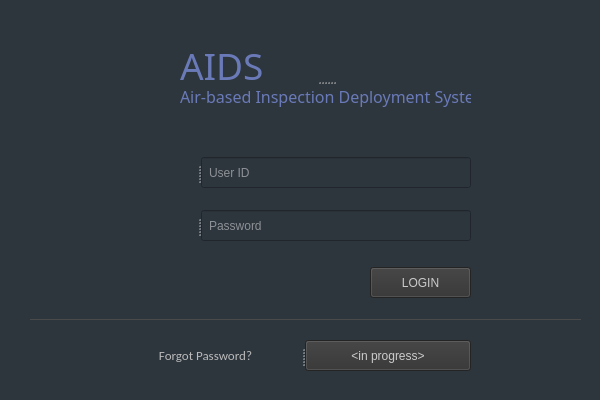
<?xml version="1.0" encoding="UTF-8"?>
<ui version="4.0">
 <class>MainWindow</class>
 <widget class="QMainWindow" name="MainWindow">
  <property name="geometry">
   <rect>
    <x>0</x>
    <y>0</y>
    <width>600</width>
    <height>400</height>
   </rect>
  </property>
  <property name="minimumSize">
   <size>
    <width>600</width>
    <height>400</height>
   </size>
  </property>
  <property name="maximumSize">
   <size>
    <width>600</width>
    <height>400</height>
   </size>
  </property>
  <property name="baseSize">
   <size>
    <width>600</width>
    <height>400</height>
   </size>
  </property>
  <property name="windowTitle">
   <string>AIDS User Login</string>
  </property>
  <property name="windowIcon">
   <iconset>
    <normaloff>../Resources/logo_svg.svg</normaloff>../Resources/logo_svg.svg</iconset>
  </property>
  <property name="styleSheet">
   <string notr="true">background-color: rgb(45, 53, 61);</string>
  </property>
  <widget class="QWidget" name="centralwidget">
   <widget class="QLabel" name="app_logo">
    <property name="geometry">
     <rect>
      <x>50</x>
      <y>20</y>
      <width>135</width>
      <height>114</height>
     </rect>
    </property>
    <property name="text">
     <string/>
    </property>
    <property name="pixmap">
     <pixmap>../Resources/aids_logo.png</pixmap>
    </property>
    <property name="alignment">
     <set>Qt::AlignCenter</set>
    </property>
   </widget>
   <widget class="Line" name="hline">
    <property name="geometry">
     <rect>
      <x>30</x>
      <y>300</y>
      <width>551</width>
      <height>20</height>
     </rect>
    </property>
    <property name="styleSheet">
     <string notr="true">border-bottom: 0.5px; 
border-color: #4a4a4a; 
border-style: solid;</string>
    </property>
    <property name="orientation">
     <enum>Qt::Horizontal</enum>
    </property>
   </widget>
   <widget class="QSplitter" name="splitter">
    <property name="geometry">
     <rect>
      <x>110</x>
      <y>340</y>
      <width>361</width>
      <height>31</height>
     </rect>
    </property>
    <property name="orientation">
     <enum>Qt::Horizontal</enum>
    </property>
    <widget class="QLabel" name="f">
     <property name="font">
      <font>
       <family>Calibri</family>
       <pointsize>10</pointsize>
      </font>
     </property>
     <property name="text">
      <string>&lt;html&gt;&lt;head/&gt;&lt;body&gt;&lt;p&gt;&lt;span style=&quot; color:#bababa;&quot;&gt;Forgot Password?&lt;/span&gt;&lt;/p&gt;&lt;/body&gt;&lt;/html&gt;</string>
     </property>
     <property name="alignment">
      <set>Qt::AlignCenter</set>
     </property>
    </widget>
    <widget class="QPushButton" name="btn_forgot">
     <property name="styleSheet">
      <string notr="true">background-color: rgb(40, 40, 40);
color: rgb(203, 203, 203);
background-color: rgb(50, 50, 50);</string>
     </property>
     <property name="text">
      <string>&lt;in progress&gt;</string>
     </property>
    </widget>
   </widget>
   <widget class="QSplitter" name="splitter_2">
    <property name="geometry">
     <rect>
      <x>180</x>
      <y>40</y>
      <width>291</width>
      <height>68</height>
     </rect>
    </property>
    <property name="orientation">
     <enum>Qt::Vertical</enum>
    </property>
    <widget class="QLabel" name="aids_logo">
     <property name="font">
      <font>
       <family>Audiowide</family>
       <pointsize>28</pointsize>
       <kerning>true</kerning>
      </font>
     </property>
     <property name="text">
      <string>&lt;html&gt;&lt;head/&gt;&lt;body&gt;&lt;p&gt;&lt;span style=&quot; color:#6a7ab8;&quot;&gt;AIDS&lt;/span&gt;&lt;/p&gt;&lt;/body&gt;&lt;/html&gt;</string>
     </property>
    </widget>
    <widget class="QLabel" name="app_name">
     <property name="font">
      <font>
       <family>Barlow Medium</family>
       <pointsize>12</pointsize>
       <kerning>true</kerning>
      </font>
     </property>
     <property name="text">
      <string>&lt;html&gt;&lt;head/&gt;&lt;body&gt;&lt;p&gt;&lt;span style=&quot; color:#6a7ab8;&quot;&gt;Air-based Inspection Deployment System&lt;/span&gt;&lt;/p&gt;&lt;/body&gt;&lt;/html&gt;</string>
     </property>
    </widget>
   </widget>
   <widget class="QPushButton" name="btn_login">
    <property name="geometry">
     <rect>
      <x>370</x>
      <y>267</y>
      <width>101</width>
      <height>31</height>
     </rect>
    </property>
    <property name="styleSheet">
     <string notr="true">background-color: rgb(40, 40, 40);
color: rgb(203, 203, 203);
background-color: rgb(50, 50, 50);</string>
    </property>
    <property name="text">
     <string>LOGIN</string>
    </property>
   </widget>
   <widget class="QSplitter" name="splitter_4">
    <property name="geometry">
     <rect>
      <x>130</x>
      <y>157</y>
      <width>341</width>
      <height>31</height>
     </rect>
    </property>
    <property name="orientation">
     <enum>Qt::Horizontal</enum>
    </property>
    <widget class="QLabel" name="user_icon">
     <property name="sizePolicy">
      <sizepolicy hsizetype="Minimum" vsizetype="Minimum">
       <horstretch>0</horstretch>
       <verstretch>0</verstretch>
      </sizepolicy>
     </property>
     <property name="baseSize">
      <size>
       <width>10</width>
       <height>10</height>
      </size>
     </property>
     <property name="font">
      <font>
       <pointsize>8</pointsize>
      </font>
     </property>
     <property name="styleSheet">
      <string notr="true">color: rgb(255, 255, 255);</string>
     </property>
     <property name="frameShape">
      <enum>QFrame::NoFrame</enum>
     </property>
     <property name="text">
      <string/>
     </property>
     <property name="pixmap">
      <pixmap>../Resources/user-24.ico</pixmap>
     </property>
     <property name="scaledContents">
      <bool>false</bool>
     </property>
     <property name="alignment">
      <set>Qt::AlignCenter</set>
     </property>
     <property name="wordWrap">
      <bool>true</bool>
     </property>
    </widget>
    <widget class="QLineEdit" name="txt_username">
     <property name="sizePolicy">
      <sizepolicy hsizetype="Fixed" vsizetype="Fixed">
       <horstretch>5</horstretch>
       <verstretch>5</verstretch>
      </sizepolicy>
     </property>
     <property name="maximumSize">
      <size>
       <width>270</width>
       <height>500</height>
      </size>
     </property>
     <property name="sizeIncrement">
      <size>
       <width>5</width>
       <height>0</height>
      </size>
     </property>
     <property name="baseSize">
      <size>
       <width>5</width>
       <height>0</height>
      </size>
     </property>
     <property name="styleSheet">
      <string notr="true">color: rgb(237, 237, 237);
padding-left: 5;</string>
     </property>
     <property name="readOnly">
      <bool>false</bool>
     </property>
     <property name="placeholderText">
      <string>User ID</string>
     </property>
    </widget>
   </widget>
   <widget class="QSplitter" name="splitter_3">
    <property name="geometry">
     <rect>
      <x>150</x>
      <y>210</y>
      <width>321</width>
      <height>31</height>
     </rect>
    </property>
    <property name="orientation">
     <enum>Qt::Horizontal</enum>
    </property>
    <widget class="QLabel" name="password_icon">
     <property name="text">
      <string/>
     </property>
     <property name="pixmap">
      <pixmap>../Resources/lock-24.ico</pixmap>
     </property>
    </widget>
    <widget class="QLineEdit" name="txt_password">
     <property name="sizePolicy">
      <sizepolicy hsizetype="Fixed" vsizetype="Fixed">
       <horstretch>5</horstretch>
       <verstretch>5</verstretch>
      </sizepolicy>
     </property>
     <property name="maximumSize">
      <size>
       <width>270</width>
       <height>500</height>
      </size>
     </property>
     <property name="sizeIncrement">
      <size>
       <width>5</width>
       <height>0</height>
      </size>
     </property>
     <property name="baseSize">
      <size>
       <width>5</width>
       <height>0</height>
      </size>
     </property>
     <property name="styleSheet">
      <string notr="true">color: rgb(237, 237, 237);
padding-left: 5;
</string>
     </property>
     <property name="text">
      <string/>
     </property>
     <property name="maxLength">
      <number>32759</number>
     </property>
     <property name="echoMode">
      <enum>QLineEdit::Password</enum>
     </property>
     <property name="alignment">
      <set>Qt::AlignLeading|Qt::AlignLeft|Qt::AlignVCenter</set>
     </property>
     <property name="placeholderText">
      <string>Password</string>
     </property>
    </widget>
   </widget>
   <widget class="QLabel" name="lbl_response">
    <property name="geometry">
     <rect>
      <x>160</x>
      <y>120</y>
      <width>311</width>
      <height>20</height>
     </rect>
    </property>
    <property name="sizePolicy">
     <sizepolicy hsizetype="Fixed" vsizetype="Fixed">
      <horstretch>5</horstretch>
      <verstretch>5</verstretch>
     </sizepolicy>
    </property>
    <property name="minimumSize">
     <size>
      <width>311</width>
      <height>20</height>
     </size>
    </property>
    <property name="maximumSize">
     <size>
      <width>311</width>
      <height>20</height>
     </size>
    </property>
    <property name="baseSize">
     <size>
      <width>5</width>
      <height>0</height>
     </size>
    </property>
    <property name="font">
     <font>
      <family>Calibri</family>
      <pointsize>11</pointsize>
     </font>
    </property>
    <property name="text">
     <string/>
    </property>
    <property name="alignment">
     <set>Qt::AlignCenter</set>
    </property>
   </widget>
  </widget>
 </widget>
 <tabstops>
  <tabstop>txt_username</tabstop>
  <tabstop>txt_password</tabstop>
  <tabstop>btn_login</tabstop>
  <tabstop>btn_forgot</tabstop>
 </tabstops>
 <resources>
  <include location="../../../Downloads/projects/test.qrc"/>
 </resources>
 <connections/>
</ui>
